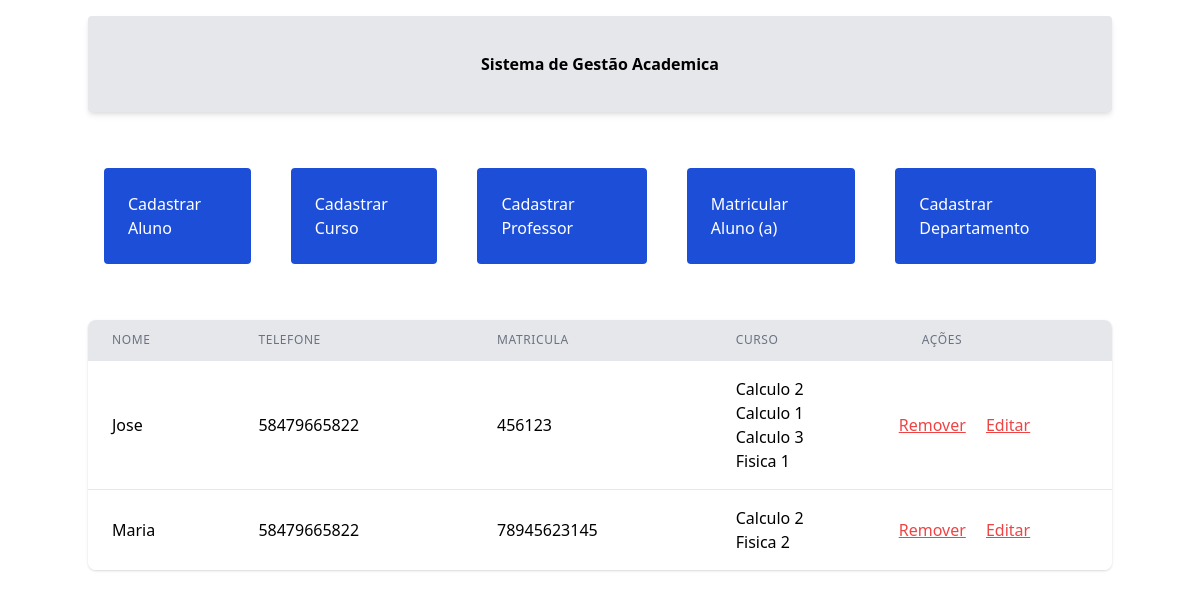
Before: / with the older database file.
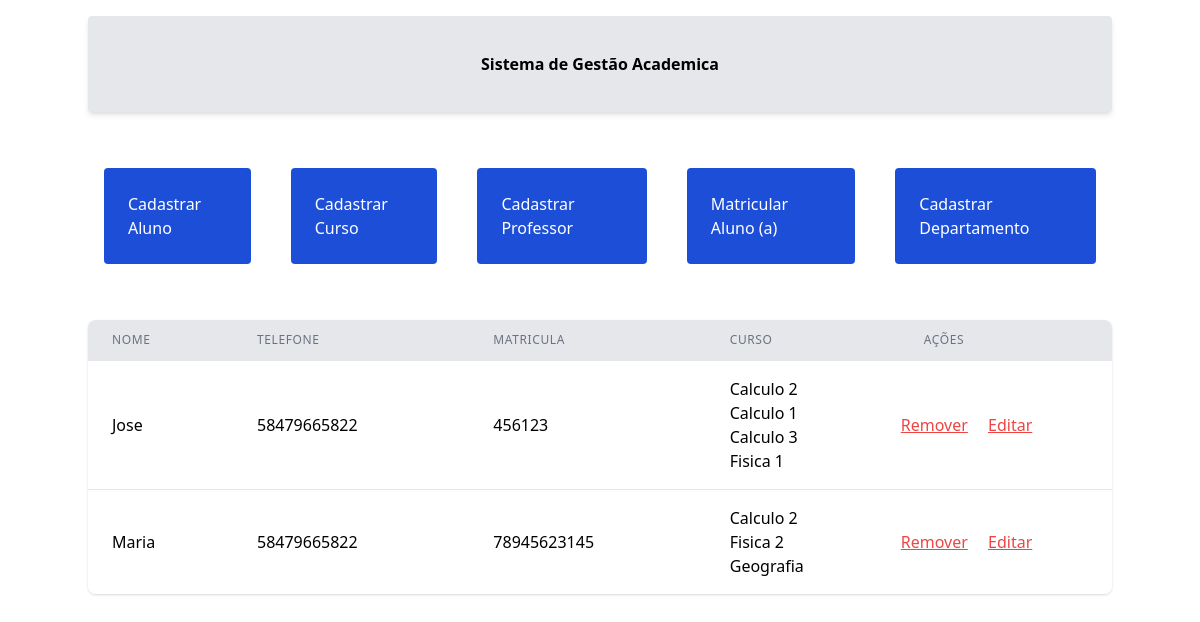
After: the same page with the newer database file.
### sistema_academico/models.py (models this page shows, shortened)
class Aluno(models.Model):
    nome = models.CharField(max_length=100)
    cpf = models.IntegerField()
    endereco = models.CharField(max_length=200)
    telefone = models.CharField(max_length=20, null=True, blank=True)
    email = models.EmailField()
    data_nascimento = models.DateField()
    matricula = models.CharField(max_length=20)

class Matricula(models.Model):
    aluno = models.ForeignKey(Aluno, on_delete=models.CASCADE, related_name='matriculas')
    curso = models.ForeignKey(Curso, on_delete=models.CASCADE)

class Curso(models.Model):
    nome = models.CharField(max_length=100)
    descricao = models.TextField()
    duracao = models.IntegerField()
    coordenador = models.CharField(max_length=100)
    carga_horaria = models.IntegerField()
    departamento = models.ForeignKey(Departamento, on_delete=models.CASCADE,default=1)

### sistema_academico/views.py (the view)
# urls.py: path('', views.home, name='home'),
def home(request):
    alunos_cursos = Aluno.objects.prefetch_related('matriculas__curso').all()
    return render(request, 'home.html', {'alunos_cursos': alunos_cursos})

### sistema_academico/templates/home.html
{% extends 'base.html' %}
{% block content %}
<div class="flex justify-center items-center space-x-10 mb-4 p-4 mt-10 mb-10">
    <a href="{% url 'adicionar_aluno' %}" class="btn bg-blue-700 hover:bg-blue-500 text-white rounded p-6 ">Cadastrar Aluno</a>
    <a href="{% url 'criar_curso' %}" class="btn bg-blue-700 hover:bg-blue-500 text-white rounded p-6 ">Cadastrar Curso</a>
    <a href="{% url 'cadastrar_professor' %}" class="btn bg-blue-700 hover:bg-blue-500 text-white rounded p-6 ">Cadastrar Professor</a>
    <a href="{% url 'matricular_aluno' %}" class="btn bg-blue-700 hover:bg-blue-500 text-white rounded p-6 ">Matricular Aluno (a)</a>
    <a href="{% url 'cadastrar_departamento' %}" class="btn bg-blue-700 hover:bg-blue-500 text-white rounded p-6 ">Cadastrar Departamento</a>
</div>
<table class="min-w-full divide-y divide-gray-200 bg-white shadow overflow-hidden sm:rounded-lg">
    <thead class="bg-gray-200 ">
        <tr>
          <th class="px-6 py-3 text-left text-xs font-medium text-gray-500 uppercase tracking-wider">Nome</th>
          <th class="px-6 py-3 text-left text-xs font-medium text-gray-500 uppercase tracking-wider">Telefone</th>
          <th class="px-6 py-3 text-left text-xs font-medium text-gray-500 uppercase tracking-wider">Matricula</th>
          <th class="px-6 py-3 text-left text-xs font-medium text-gray-500 uppercase tracking-wider">Curso</th>
          <th class="px-6 py-3 text-left text-xs font-medium text-gray-500 uppercase tracking-wider">Ações</th>
        </tr>
    </thead>
    <tbody class="bg-white divide-y divide-gray-200 ">
      {% for aluno in alunos_cursos %}
        <tr>
            <td class="px-6 py-4 whitespace-nowrap">{{ aluno.nome }}</td>
            <td class="px-6 py-4 whitespace-nowrap">{{ aluno.telefone }}</td>
            <td class="px-6 py-4 whitespace-nowrap">{{aluno.matricula}}</td>
            <td class="px-6 py-4 whitespace-nowrap">
              {% for matricula in aluno.matriculas.all %}
                {{ matricula.curso.nome }}
                <br>
              {% endfor %}
            </td>
            <td class="space-x-4">
              <a href="{% url 'delete_aluno' aluno.id %}" class="text-red-500 underline">Remover</a>
              <a href="{% url 'editar_aluno' aluno.id %}" class="text-red-500 underline">Editar</a>
            </td>
        </tr>
      {% empty %}
        <tr>
          <td colspan="5" class="px-6 py-4 whitespace-nowrap">Nenhum Aluno encontrado.</td>
        </tr>
      {% endfor %}
    </tbody>
  </table>
{% endblock %}

Changed rows visible on the page:
added Matricula: curso.nome "Geografia", shown under Aluno "Maria"
